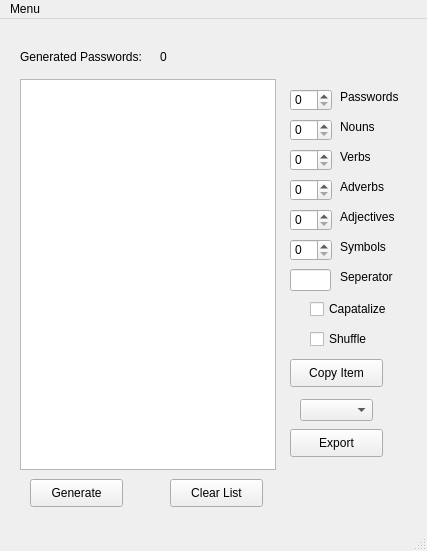
<?xml version="1.0" encoding="UTF-8"?>
<ui version="4.0">
 <class>MainWindow</class>
 <widget class="QMainWindow" name="MainWindow">
  <property name="geometry">
   <rect>
    <x>0</x>
    <y>0</y>
    <width>427</width>
    <height>551</height>
   </rect>
  </property>
  <property name="windowTitle">
   <string>Password Generator QT</string>
  </property>
  <widget class="QWidget" name="centralwidget">
   <widget class="QListWidget" name="listWidget">
    <property name="geometry">
     <rect>
      <x>20</x>
      <y>60</y>
      <width>256</width>
      <height>391</height>
     </rect>
    </property>
   </widget>
   <widget class="QLabel" name="label">
    <property name="geometry">
     <rect>
      <x>20</x>
      <y>30</y>
      <width>131</width>
      <height>16</height>
     </rect>
    </property>
    <property name="text">
     <string>Generated Passwords:</string>
    </property>
   </widget>
   <widget class="QPushButton" name="exportPushButton">
    <property name="geometry">
     <rect>
      <x>290</x>
      <y>410</y>
      <width>93</width>
      <height>28</height>
     </rect>
    </property>
    <property name="text">
     <string>Export</string>
    </property>
   </widget>
   <widget class="QPushButton" name="generatePushButton">
    <property name="geometry">
     <rect>
      <x>30</x>
      <y>460</y>
      <width>93</width>
      <height>28</height>
     </rect>
    </property>
    <property name="text">
     <string>Generate</string>
    </property>
   </widget>
   <widget class="QLabel" name="numberOfPasswordsLabel">
    <property name="geometry">
     <rect>
      <x>160</x>
      <y>30</y>
      <width>55</width>
      <height>16</height>
     </rect>
    </property>
    <property name="text">
     <string>0</string>
    </property>
   </widget>
   <widget class="QComboBox" name="exportTypeComboBox">
    <property name="geometry">
     <rect>
      <x>300</x>
      <y>380</y>
      <width>73</width>
      <height>22</height>
     </rect>
    </property>
   </widget>
   <widget class="QSpinBox" name="nounsSpinBox">
    <property name="geometry">
     <rect>
      <x>290</x>
      <y>100</y>
      <width>42</width>
      <height>22</height>
     </rect>
    </property>
   </widget>
   <widget class="QSpinBox" name="verbsSpinBox">
    <property name="geometry">
     <rect>
      <x>290</x>
      <y>130</y>
      <width>42</width>
      <height>22</height>
     </rect>
    </property>
   </widget>
   <widget class="QSpinBox" name="adverbsSpinBox">
    <property name="geometry">
     <rect>
      <x>290</x>
      <y>160</y>
      <width>42</width>
      <height>22</height>
     </rect>
    </property>
   </widget>
   <widget class="QSpinBox" name="adjectivesSpinBox">
    <property name="geometry">
     <rect>
      <x>290</x>
      <y>190</y>
      <width>42</width>
      <height>22</height>
     </rect>
    </property>
   </widget>
   <widget class="QSpinBox" name="symbolsSpinBox">
    <property name="geometry">
     <rect>
      <x>290</x>
      <y>220</y>
      <width>42</width>
      <height>22</height>
     </rect>
    </property>
   </widget>
   <widget class="QLabel" name="label_2">
    <property name="geometry">
     <rect>
      <x>340</x>
      <y>100</y>
      <width>55</width>
      <height>16</height>
     </rect>
    </property>
    <property name="text">
     <string>Nouns</string>
    </property>
   </widget>
   <widget class="QLabel" name="label_3">
    <property name="geometry">
     <rect>
      <x>340</x>
      <y>130</y>
      <width>55</width>
      <height>16</height>
     </rect>
    </property>
    <property name="text">
     <string>Verbs</string>
    </property>
   </widget>
   <widget class="QLabel" name="label_4">
    <property name="geometry">
     <rect>
      <x>340</x>
      <y>160</y>
      <width>55</width>
      <height>16</height>
     </rect>
    </property>
    <property name="text">
     <string>Adverbs</string>
    </property>
   </widget>
   <widget class="QLabel" name="label_5">
    <property name="geometry">
     <rect>
      <x>340</x>
      <y>190</y>
      <width>71</width>
      <height>16</height>
     </rect>
    </property>
    <property name="text">
     <string>Adjectives</string>
    </property>
   </widget>
   <widget class="QLabel" name="label_6">
    <property name="geometry">
     <rect>
      <x>340</x>
      <y>220</y>
      <width>55</width>
      <height>16</height>
     </rect>
    </property>
    <property name="text">
     <string>Symbols</string>
    </property>
   </widget>
   <widget class="QLineEdit" name="seperatorLineEdit">
    <property name="geometry">
     <rect>
      <x>290</x>
      <y>250</y>
      <width>41</width>
      <height>22</height>
     </rect>
    </property>
   </widget>
   <widget class="QLabel" name="label_7">
    <property name="geometry">
     <rect>
      <x>340</x>
      <y>250</y>
      <width>61</width>
      <height>16</height>
     </rect>
    </property>
    <property name="text">
     <string>Seperator</string>
    </property>
   </widget>
   <widget class="QSpinBox" name="passwordsSpinBox">
    <property name="geometry">
     <rect>
      <x>290</x>
      <y>70</y>
      <width>42</width>
      <height>22</height>
     </rect>
    </property>
   </widget>
   <widget class="QLabel" name="label_8">
    <property name="geometry">
     <rect>
      <x>340</x>
      <y>70</y>
      <width>61</width>
      <height>16</height>
     </rect>
    </property>
    <property name="text">
     <string>Passwords</string>
    </property>
   </widget>
   <widget class="QCheckBox" name="capatalizeCheckBox">
    <property name="geometry">
     <rect>
      <x>310</x>
      <y>280</y>
      <width>91</width>
      <height>20</height>
     </rect>
    </property>
    <property name="text">
     <string>Capatalize</string>
    </property>
   </widget>
   <widget class="QCheckBox" name="shuffleCheckBox">
    <property name="geometry">
     <rect>
      <x>310</x>
      <y>310</y>
      <width>81</width>
      <height>20</height>
     </rect>
    </property>
    <property name="text">
     <string>Shuffle</string>
    </property>
   </widget>
   <widget class="QPushButton" name="copyItemPushButton">
    <property name="geometry">
     <rect>
      <x>290</x>
      <y>340</y>
      <width>93</width>
      <height>28</height>
     </rect>
    </property>
    <property name="text">
     <string>Copy Item</string>
    </property>
   </widget>
   <widget class="QPushButton" name="clearListPushButton">
    <property name="geometry">
     <rect>
      <x>170</x>
      <y>460</y>
      <width>93</width>
      <height>28</height>
     </rect>
    </property>
    <property name="text">
     <string>Clear List</string>
    </property>
   </widget>
  </widget>
  <widget class="QMenuBar" name="menubar">
   <property name="geometry">
    <rect>
     <x>0</x>
     <y>0</y>
     <width>427</width>
     <height>26</height>
    </rect>
   </property>
   <widget class="QMenu" name="menuMenu">
    <property name="title">
     <string>Menu</string>
    </property>
    <addaction name="actionQuit"/>
   </widget>
   <addaction name="menuMenu"/>
  </widget>
  <widget class="QStatusBar" name="statusbar"/>
  <action name="actionQuit">
   <property name="text">
    <string>Quit</string>
   </property>
  </action>
 </widget>
 <resources/>
 <connections/>
</ui>
